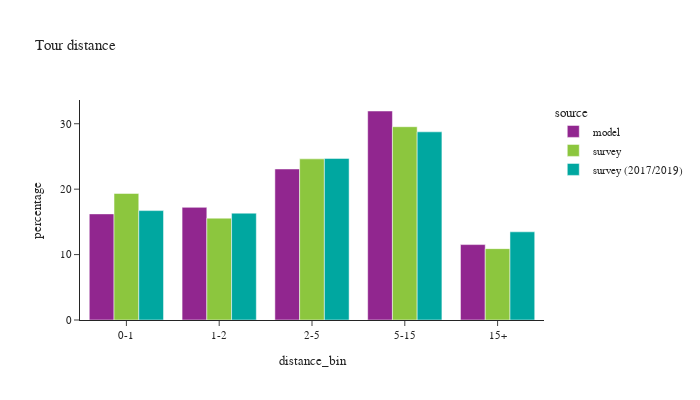

This figure's notebook cell:
### Code cell
def plot_bins(df:pd.DataFrame, filter=None, title_name=None):

    if filter is not None:
        df = df.loc[filter]
    df_plot = df.loc[(df['distance_bin'] != float('nan'))].groupby(['source','distance_bin'])['toexpfac'].sum().reset_index()

    df_plot['percentage'] = df_plot.groupby(['source'], group_keys=False)['toexpfac']. \
        apply(lambda x: 100 * x / float(x.sum()))

    df_plot_ct = df.loc[(df['distance_bin'] != float('nan'))].groupby(['source','distance_bin'])['toexpfac'].count().reset_index().rename(columns={'toexpfac':'sample count'})

    df_plot = df_plot.merge(df_plot_ct, on=['source','distance_bin'])

    if title_name:
        chart_title = "Tour distance by purpose: "+title_name
    else:
        chart_title = "Tour distance"

    fig = px.bar(df_plot, x="distance_bin", y="percentage", color="source",barmode="group",
                facet_col_wrap=2, hover_data=['sample count'],
                title=chart_title)
    fig.for_each_annotation(lambda a: a.update(text = a.text.split("=")[-1]))
    fig.update_layout(height=400, width=700, font=dict(size=11))
    fig.show()

plot_bins(tour)

### Figure 1 — Plotly figure (JSON) as saved in the notebook; plotly's stock layout.template omitted (floating-point values rounded to 4 significant figures)
{"data": [{"alignmentgroup": "True", "customdata": [[1037796], [1101658], [1476872], [2043933], [737512]], "hovertemplate": "source=model<br>distance_bin=%{x}<br>percentage=%{y}<br>sample count=%{customdata[0]}<extra></extra>", "legendgroup": "model", "marker": {"color": "#91268F", "pattern": {"shape": ""}}, "name": "model", "offsetgroup": "model", "orientation": "v", "showlegend": true, "textposition": "auto", "type": "bar", "x": ["0-1", "1-2", "2-5", "5-15", "15+"], "xaxis": "x", "y": [16.22, 17.22, 23.08, 31.95, 11.53], "yaxis": "y"}, {"alignmentgroup": "True", "customdata": [[2649], [1708], [2495], [2370], [896]], "hovertemplate": "source=survey<br>distance_bin=%{x}<br>percentage=%{y}<br>sample count=%{customdata[0]}<extra></extra>", "legendgroup": "survey", "marker": {"color": "#8CC63E", "pattern": {"shape": ""}}, "name": "survey", "offsetgroup": "survey", "orientation": "v", "showlegend": true, "textposition": "auto", "type": "bar", "x": ["0-1", "1-2", "2-5", "5-15", "15+"], "xaxis": "x", "y": [19.35, 15.57, 24.63, 29.55, 10.91], "yaxis": "y"}, {"alignmentgroup": "True", "customdata": [[6320], [4079], [5728], [5651], [1999]], "hovertemplate": "source=survey (2017/2019)<br>distance_bin=%{x}<br>percentage=%{y}<br>sample count=%{customdata[0]}<extra></extra>", "legendgroup": "survey (2017/2019)", "marker": {"color": "#00A7A0", "pattern": {"shape": ""}}, "name": "survey (2017/2019)", "offsetgroup": "survey (2017/2019)", "orientation": "v", "showlegend": true, "textposition": "auto", "type": "bar", "x": ["0-1", "1-2", "2-5", "5-15", "15+"], "xaxis": "x", "y": [16.72, 16.33, 24.7, 28.76, 13.48], "yaxis": "y"}], "layout": {"barmode": "group", "font": {"size": 11}, "height": 400, "legend": {"title": {"text": "source"}, "tracegroupgap": 0}, "title": {"text": "Tour distance"}, "width": 700, "xaxis": {"anchor": "y", "domain": [0.0, 1.0], "title": {"text": "distance_bin"}}, "yaxis": {"anchor": "x", "domain": [0.0, 1.0], "title": {"text": "percentage"}}}}
